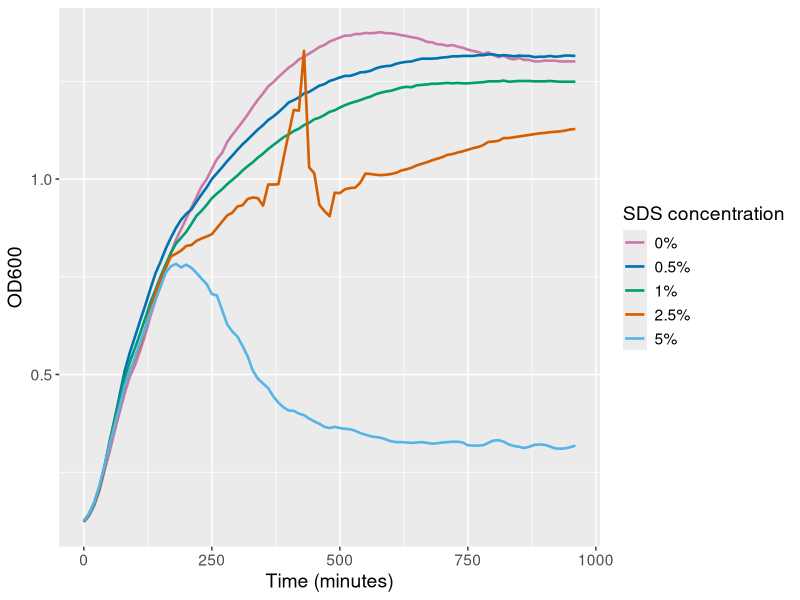

Generate this figure with R:
### SDS dilution optimization
# Serial dilution was done for WT and mutant, but both gave similar results
# Only WT data is plotted for simplicity

#install.packages('tidyverse') #uncomment if not installed
library(tidyverse)

#read data
data <- read_csv('SDS optimization/all growth curves - SDS optimization.csv')

#clean data
data_clean <- data |>
  group_by(time) |>
  summarize(W5 = mean(W5.1:W5.3),
            W2.5 = mean(W2.5.1:W2.5.3),
            W1 = mean(W1.1:W1.3),
            W0.5 = mean(W0.5.1:W0.5.3),
            W0 = mean(W0.1:W0.3)) |>
  gather(concentration, od, -time)

legend <- c('W5' = '5%', 'W2.5' = '2.5%', 'W1' = '1%', 'W0.5' = '0.5%', 'W0' = '0%')
colours <- c('W5' = '#56B4E9', 'W2.5' = '#D55E00', 'W1' = '#009E73', 'W0.5' = '#0072B2', 'W0' = '#CC79A7')

#plot curves
growth_curve_sds <- ggplot(data_clean) +
  geom_line(aes(x = time, y = od, colour = concentration), linewidth = 0.9) +
  xlab('Time (minutes)') +
  ylab('OD600') +
  labs(colour = 'SDS concentration') +
  theme(text=element_text(size=14)) +
  scale_colour_discrete(type = colours,
                        labels = legend)
growth_curve_sds
